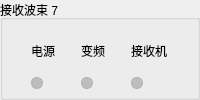
                <widget class="QGroupBox" name="gbRxBeamDevice7">
                 <property name="title">
                  <string>接收波束 7</string>
                 </property>
                 <layout class="QGridLayout" name="layoutRxBeamDevice7">
                  <property name="leftMargin">
                   <number>8</number>
                  </property>
                  <property name="topMargin">
                   <number>10</number>
                  </property>
                  <property name="rightMargin">
                   <number>8</number>
                  </property>
                  <property name="bottomMargin">
                   <number>8</number>
                  </property>
                  <property name="spacing">
                   <number>6</number>
                  </property>
                  <item row="0" column="0">
                   <widget class="QLabel" name="lblRxBeam7Power">
                    <property name="text">
                     <string>电源</string>
                    </property>
                    <property name="alignment">
                     <set>Qt::AlignCenter</set>
                    </property>
                   </widget>
                  </item>
                  <item row="1" column="0">
                   <widget class="QLabel" name="ledRxBeam7Power">
                    <property name="minimumSize">
                     <size>
                      <width>12</width>
                      <height>12</height>
                     </size>
                    </property>
                    <property name="maximumSize">
                     <size>
                      <width>12</width>
                      <height>12</height>
                     </size>
                    </property>
                    <property name="styleSheet">
                     <string notr="true">background:#BDBDBD;border:1px solid #AFAFAF;border-radius:6px;</string>
                    </property>
                    <property name="text">
                     <string/>
                    </property>
                   </widget>
                  </item>
                  <item row="0" column="1">
                   <widget class="QLabel" name="lblRxBeam7Converter">
                    <property name="text">
                     <string>变频</string>
                    </property>
                    <property name="alignment">
                     <set>Qt::AlignCenter</set>
                    </property>
                   </widget>
                  </item>
                  <item row="1" column="1">
                   <widget class="QLabel" name="ledRxBeam7Converter">
                    <property name="minimumSize">
                     <size>
                      <width>12</width>
                      <height>12</height>
                     </size>
                    </property>
                    <property name="maximumSize">
                     <size>
                      <width>12</width>
                      <height>12</height>
                     </size>
                    </property>
                    <property name="styleSheet">
                     <string notr="true">background:#BDBDBD;border:1px solid #AFAFAF;border-radius:6px;</string>
                    </property>
                    <property name="text">
                     <string/>
                    </property>
                   </widget>
                  </item>
                  <item row="0" column="2">
                   <widget class="QLabel" name="lblRxBeam7Receiver">
                    <property name="text">
                     <string>接收机</string>
                    </property>
                    <property name="alignment">
                     <set>Qt::AlignCenter</set>
                    </property>
                   </widget>
                  </item>
                  <item row="1" column="2">
                   <widget class="QLabel" name="ledRxBeam7Receiver">
                    <property name="minimumSize">
                     <size>
                      <width>12</width>
                      <height>12</height>
                     </size>
                    </property>
                    <property name="maximumSize">
                     <size>
                      <width>12</width>
                      <height>12</height>
                     </size>
                    </property>
                    <property name="styleSheet">
                     <string notr="true">background:#BDBDBD;border:1px solid #AFAFAF;border-radius:6px;</string>
                    </property>
                    <property name="text">
                     <string/>
                    </property>
                   </widget>
                  </item>
                 </layout>
                </widget>
